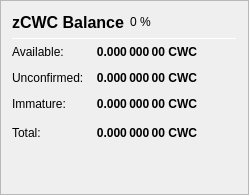
                   <widget class="QFrame" name="frame_ZerocoinBalances">
                    <property name="frameShape">
                     <enum>QFrame::StyledPanel</enum>
                    </property>
                    <property name="frameShadow">
                     <enum>QFrame::Raised</enum>
                    </property>
                    <layout class="QVBoxLayout" name="verticalLayout_7">
                     <item>
                      <layout class="QHBoxLayout" name="horizontalLayout_8" stretch="0,0,0">
                       <item>
                        <widget class="QLabel" name="label_5z_3">
                         <property name="minimumSize">
                          <size>
                           <width>0</width>
                           <height>20</height>
                          </size>
                         </property>
                         <property name="font">
                          <font>
                           <pointsize>12</pointsize>
                           <weight>75</weight>
                           <bold>true</bold>
                          </font>
                         </property>
                         <property name="text">
                          <string>zCWC Balance</string>
                         </property>
                        </widget>
                       </item>
                       <item>
                        <widget class="QLabel" name="labelzCWCPercent">
                         <property name="text">
                          <string notr="true">0 %</string>
                         </property>
                        </widget>
                       </item>
                       <item>
                        <spacer name="horizontalSpacer_11">
                         <property name="orientation">
                          <enum>Qt::Horizontal</enum>
                         </property>
                         <property name="sizeHint" stdset="0">
                          <size>
                           <width>40</width>
                           <height>20</height>
                          </size>
                         </property>
                        </spacer>
                       </item>
                      </layout>
                     </item>
                     <item>
                      <widget class="Line" name="line_ZerocoinBalance">
                       <property name="minimumSize">
                        <size>
                         <width>0</width>
                         <height>1</height>
                        </size>
                       </property>
                       <property name="maximumSize">
                        <size>
                         <width>16777215</width>
                         <height>1</height>
                        </size>
                       </property>
                       <property name="orientation">
                        <enum>Qt::Horizontal</enum>
                       </property>
                      </widget>
                     </item>
                     <item>
                      <layout class="QGridLayout" name="gridLayout_5">
                       <property name="spacing">
                        <number>12</number>
                       </property>
                       <item row="1" column="0">
                        <widget class="QLabel" name="labelzBalanceMatureText">
                         <property name="toolTip">
                          <string>Mature: more than 20 confirmation and more than 1 mint of the same denomination after it was minted.
These zCWC are spendable.</string>
                         </property>
                         <property name="text">
                          <string>Available:</string>
                         </property>
                        </widget>
                       </item>
                       <item row="1" column="1">
                        <widget class="QLabel" name="labelzBalanceMature">
                         <property name="font">
                          <font>
                           <weight>75</weight>
                           <bold>true</bold>
                          </font>
                         </property>
                         <property name="toolTip">
                          <string>Mature: more than 20 confirmation and more than 1 mint of the same denomination after it was minted.
These zCWC are spendable.</string>
                         </property>
                         <property name="text">
                          <string notr="true">0.000 000 00 CWC</string>
                         </property>
                         <property name="alignment">
                          <set>Qt::AlignRight|Qt::AlignTrailing|Qt::AlignVCenter</set>
                         </property>
                        </widget>
                       </item>
                       <item row="2" column="0">
                        <widget class="QLabel" name="labelzBalanceUnconfirmedText">
                         <property name="toolTip">
                          <string>Unconfirmed: less than 20 confirmations
Immature: confirmed, but less than 1 mint of the same denomination after it was minted</string>
                         </property>
                         <property name="text">
                          <string>Unconfirmed:</string>
                         </property>
                        </widget>
                       </item>
                       <item row="2" column="1">
                        <widget class="QLabel" name="labelzBalanceUnconfirmed">
                         <property name="font">
                          <font>
                           <weight>75</weight>
                           <bold>true</bold>
                          </font>
                         </property>
                         <property name="toolTip">
                          <string>Unconfirmed: less than 20 confirmations
Immature: confirmed, but less than 1 mint of the same denomination after it was minted</string>
                         </property>
                         <property name="text">
                          <string notr="true">0.000 000 00 CWC</string>
                         </property>
                         <property name="alignment">
                          <set>Qt::AlignRight|Qt::AlignTrailing|Qt::AlignVCenter</set>
                         </property>
                        </widget>
                       </item>
                       <item row="3" column="0">
                        <widget class="QLabel" name="labelzBalanceImmatureText">
                         <property name="toolTip">
                          <string>Unconfirmed: less than 20 confirmations
Immature: confirmed, but less than 1 mint of the same denomination after it was minted</string>
                         </property>
                         <property name="text">
                          <string>Immature:</string>
                         </property>
                        </widget>
                       </item>
                       <item row="3" column="1">
                        <widget class="QLabel" name="labelzBalanceImmature">
                         <property name="font">
                          <font>
                           <weight>75</weight>
                           <bold>true</bold>
                          </font>
                         </property>
                         <property name="toolTip">
                          <string>Unconfirmed: less than 20 confirmations
Immature: confirmed, but less than 1 mint of the same denomination after it was minted</string>
                         </property>
                         <property name="text">
                          <string notr="true">0.000 000 00 CWC</string>
                         </property>
                         <property name="alignment">
                          <set>Qt::AlignRight|Qt::AlignTrailing|Qt::AlignVCenter</set>
                         </property>
                        </widget>
                       </item>
                       <item row="4" column="0">
                        <widget class="QLabel" name="labelzBalanceText">
                         <property name="toolTip">
                          <string>Your current zCWC balance, unconfirmed and immature zCWC included.</string>
                         </property>
                         <property name="text">
                          <string>Total:</string>
                         </property>
                        </widget>
                       </item>
                       <item row="4" column="1">
                        <widget class="QLabel" name="labelzBalance">
                         <property name="font">
                          <font>
                           <weight>75</weight>
                           <bold>true</bold>
                          </font>
                         </property>
                         <property name="cursor">
                          <cursorShape>IBeamCursor</cursorShape>
                         </property>
                         <property name="toolTip">
                          <string>Your current zCWC balance, unconfirmed and immature zCWC included.</string>
                         </property>
                         <property name="text">
                          <string notr="true">0.000 000 00 CWC</string>
                         </property>
                         <property name="alignment">
                          <set>Qt::AlignRight|Qt::AlignTrailing|Qt::AlignVCenter</set>
                         </property>
                         <property name="textInteractionFlags">
                          <set>Qt::LinksAccessibleByMouse|Qt::TextSelectableByKeyboard|Qt::TextSelectableByMouse</set>
                         </property>
                        </widget>
                       </item>
                       <item row="4" column="2">
                        <spacer name="horizontalSpacer_4">
                         <property name="orientation">
                          <enum>Qt::Horizontal</enum>
                         </property>
                         <property name="sizeHint" stdset="0">
                          <size>
                           <width>40</width>
                           <height>20</height>
                          </size>
                         </property>
                        </spacer>
                       </item>
                      </layout>
                     </item>
                     <item>
                      <spacer name="verticalSpacer_4">
                       <property name="orientation">
                        <enum>Qt::Vertical</enum>
                       </property>
                       <property name="sizeHint" stdset="0">
                        <size>
                         <width>20</width>
                         <height>40</height>
                        </size>
                       </property>
                      </spacer>
                     </item>
                    </layout>
                   </widget>
